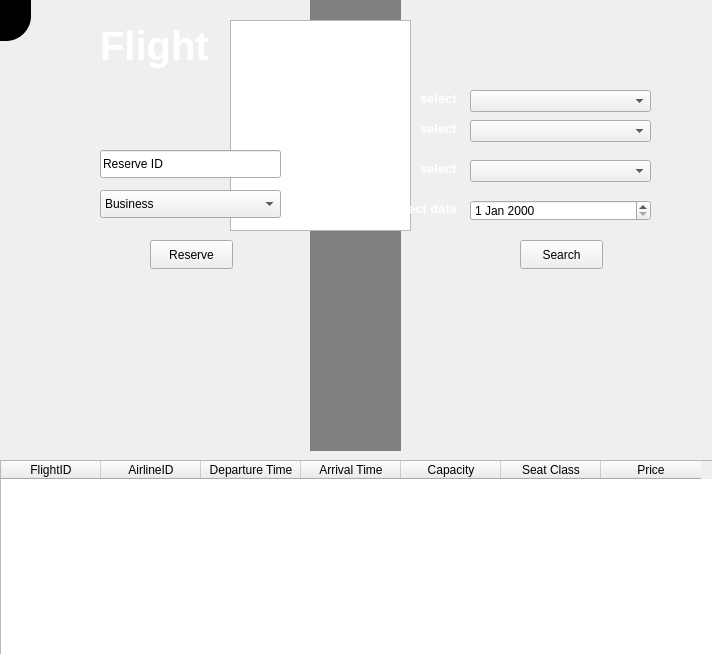
<?xml version="1.0" encoding="UTF-8"?>
<ui version="4.0">
 <class>Form</class>
 <widget class="QWidget" name="Form">
  <property name="geometry">
   <rect>
    <x>0</x>
    <y>0</y>
    <width>712</width>
    <height>654</height>
   </rect>
  </property>
  <property name="windowTitle">
   <string>Form</string>
  </property>
  <widget class="QLabel" name="label">
   <property name="geometry">
    <rect>
     <x>0</x>
     <y>0</y>
     <width>721</width>
     <height>651</height>
    </rect>
   </property>
   <property name="text">
    <string/>
   </property>
   <property name="pixmap">
    <pixmap>../images/flight.jpg</pixmap>
   </property>
   <property name="scaledContents">
    <bool>true</bool>
   </property>
  </widget>
  <widget class="QLabel" name="label_2">
   <property name="geometry">
    <rect>
     <x>390</x>
     <y>200</y>
     <width>71</width>
     <height>16</height>
    </rect>
   </property>
   <property name="styleSheet">
    <string notr="true">color:white;
font-size:13px;
font-weight:bold;</string>
   </property>
   <property name="text">
    <string>select date</string>
   </property>
  </widget>
  <widget class="QLabel" name="label_3">
   <property name="geometry">
    <rect>
     <x>100</x>
     <y>20</y>
     <width>141</width>
     <height>51</height>
    </rect>
   </property>
   <property name="styleSheet">
    <string notr="true">color:white;
font-size:40px;
font-weight:bold;</string>
   </property>
   <property name="text">
    <string>Flight</string>
   </property>
  </widget>
  <widget class="QLabel" name="label_4">
   <property name="geometry">
    <rect>
     <x>310</x>
     <y>0</y>
     <width>91</width>
     <height>451</height>
    </rect>
   </property>
   <property name="styleSheet">
    <string notr="true">background-color:gray</string>
   </property>
   <property name="text">
    <string/>
   </property>
  </widget>
  <widget class="QTableWidget" name="tableWidget">
   <property name="geometry">
    <rect>
     <x>230</x>
     <y>20</y>
     <width>181</width>
     <height>211</height>
    </rect>
   </property>
   <property name="styleSheet">
    <string notr="true">background-color:dark gray</string>
   </property>
  </widget>
  <widget class="QComboBox" name="comboBox">
   <property name="geometry">
    <rect>
     <x>470</x>
     <y>90</y>
     <width>181</width>
     <height>22</height>
    </rect>
   </property>
   <property name="placeholderText">
    <string>deparat</string>
   </property>
  </widget>
  <widget class="QComboBox" name="comboBox_2">
   <property name="geometry">
    <rect>
     <x>470</x>
     <y>120</y>
     <width>181</width>
     <height>22</height>
    </rect>
   </property>
   <property name="placeholderText">
    <string>ariival</string>
   </property>
  </widget>
  <widget class="QComboBox" name="comboBox_4">
   <property name="geometry">
    <rect>
     <x>470</x>
     <y>160</y>
     <width>181</width>
     <height>22</height>
    </rect>
   </property>
   <property name="placeholderText">
    <string>ailines</string>
   </property>
  </widget>
  <widget class="QPushButton" name="pushButton_7">
   <property name="geometry">
    <rect>
     <x>0</x>
     <y>0</y>
     <width>31</width>
     <height>41</height>
    </rect>
   </property>
   <property name="mouseTracking">
    <bool>true</bool>
   </property>
   <property name="styleSheet">
    <string notr="true">
QPushButton {
background-color:rgba(0,0,0,500);
  color: #ffffff;
  border: 1px solid grayrgb(50, 50, 50);

  font-size: 12px;
  font-weight: bold;



  border-bottom-right-radius: 25px;
  transition: all 0.3s ease-in-out;
}

QPushButton:hover {
  background-color: #555555;
  box-shadow: 0 0 20px #ffffff;  /* increased shadow size */
  transform: scale(1.1);  /* increased hover effect */
}

</string>
   </property>
   <property name="text">
    <string/>
   </property>
   <property name="icon">
    <iconset>
     <normaloff>../images/back1.png</normaloff>../images/back1.png</iconset>
   </property>
   <property name="iconSize">
    <size>
     <width>20</width>
     <height>20</height>
    </size>
   </property>
  </widget>
  <widget class="QDateEdit" name="dateEdit">
   <property name="geometry">
    <rect>
     <x>470</x>
     <y>200</y>
     <width>181</width>
     <height>21</height>
    </rect>
   </property>
  </widget>
  <widget class="QTableWidget" name="tableWidget_2">
   <property name="geometry">
    <rect>
     <x>0</x>
     <y>460</y>
     <width>721</width>
     <height>201</height>
    </rect>
   </property>
   <property name="styleSheet">
    <string notr="true">background-color:rgb(94, 94, 94);

QTableWidget::item {
    color: red;
}</string>
   </property>
   <column>
    <property name="text">
     <string>FlightID</string>
    </property>
   </column>
   <column>
    <property name="text">
     <string>AirlineID</string>
    </property>
   </column>
   <column>
    <property name="text">
     <string>Departure Time</string>
    </property>
   </column>
   <column>
    <property name="text">
     <string>Arrival Time</string>
    </property>
   </column>
   <column>
    <property name="text">
     <string>Capacity</string>
    </property>
   </column>
   <column>
    <property name="text">
     <string>Seat Class</string>
    </property>
   </column>
   <column>
    <property name="text">
     <string>Price</string>
    </property>
   </column>
  </widget>
  <widget class="QLabel" name="label_5">
   <property name="geometry">
    <rect>
     <x>420</x>
     <y>90</y>
     <width>71</width>
     <height>16</height>
    </rect>
   </property>
   <property name="styleSheet">
    <string notr="true">color:white;
font-size:13px;
font-weight:bold;</string>
   </property>
   <property name="text">
    <string>select </string>
   </property>
  </widget>
  <widget class="QLabel" name="label_7">
   <property name="geometry">
    <rect>
     <x>420</x>
     <y>120</y>
     <width>71</width>
     <height>16</height>
    </rect>
   </property>
   <property name="styleSheet">
    <string notr="true">color:white;
font-size:13px;
font-weight:bold;</string>
   </property>
   <property name="text">
    <string>select </string>
   </property>
  </widget>
  <widget class="QLabel" name="label_8">
   <property name="geometry">
    <rect>
     <x>420</x>
     <y>160</y>
     <width>71</width>
     <height>16</height>
    </rect>
   </property>
   <property name="styleSheet">
    <string notr="true">color:white;
font-size:13px;
font-weight:bold;</string>
   </property>
   <property name="text">
    <string>select </string>
   </property>
  </widget>
  <widget class="QPushButton" name="pushButton">
   <property name="geometry">
    <rect>
     <x>520</x>
     <y>240</y>
     <width>83</width>
     <height>29</height>
    </rect>
   </property>
   <property name="text">
    <string>Search</string>
   </property>
  </widget>
  <widget class="QLineEdit" name="lineEdit">
   <property name="geometry">
    <rect>
     <x>100</x>
     <y>150</y>
     <width>181</width>
     <height>28</height>
    </rect>
   </property>
   <property name="text">
    <string>Reserve ID</string>
   </property>
  </widget>
  <widget class="QComboBox" name="comboBox_3">
   <property name="geometry">
    <rect>
     <x>100</x>
     <y>190</y>
     <width>181</width>
     <height>28</height>
    </rect>
   </property>
   <item>
    <property name="text">
     <string>Business</string>
    </property>
   </item>
   <item>
    <property name="text">
     <string>Economy</string>
    </property>
   </item>
   <item>
    <property name="text">
     <string>First Class</string>
    </property>
   </item>
   <item>
    <property name="text">
     <string>Suite</string>
    </property>
   </item>
  </widget>
  <widget class="QPushButton" name="pushButton_2">
   <property name="geometry">
    <rect>
     <x>150</x>
     <y>240</y>
     <width>83</width>
     <height>29</height>
    </rect>
   </property>
   <property name="text">
    <string>Reserve</string>
   </property>
  </widget>
  <zorder>label_4</zorder>
  <zorder>tableWidget</zorder>
  <zorder>label</zorder>
  <zorder>label_2</zorder>
  <zorder>label_3</zorder>
  <zorder>comboBox</zorder>
  <zorder>comboBox_2</zorder>
  <zorder>comboBox_4</zorder>
  <zorder>pushButton_7</zorder>
  <zorder>dateEdit</zorder>
  <zorder>tableWidget_2</zorder>
  <zorder>label_5</zorder>
  <zorder>label_7</zorder>
  <zorder>label_8</zorder>
  <zorder>pushButton</zorder>
  <zorder>lineEdit</zorder>
  <zorder>comboBox_3</zorder>
  <zorder>pushButton_2</zorder>
 </widget>
 <resources/>
 <connections/>
</ui>
